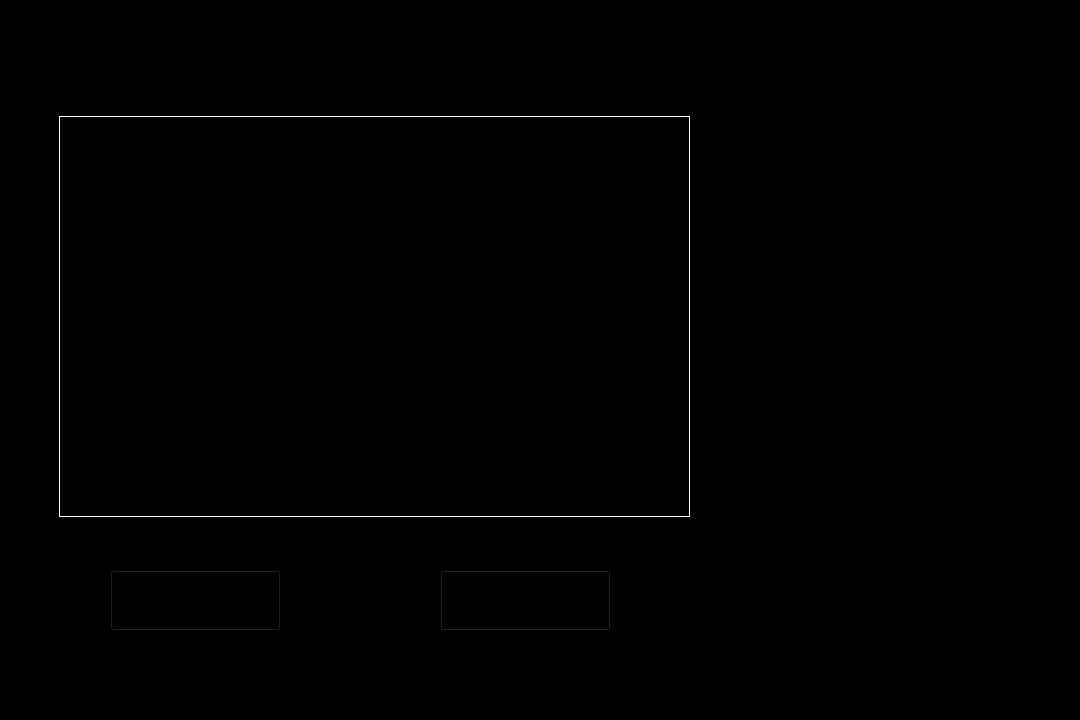
<?xml version="1.0" encoding="UTF-8"?>
<ui version="4.0">
 <class>Widget</class>
 <widget class="QWidget" name="Widget">
  <property name="geometry">
   <rect>
    <x>0</x>
    <y>0</y>
    <width>1080</width>
    <height>720</height>
   </rect>
  </property>
  <property name="cursor">
   <cursorShape>PointingHandCursor</cursorShape>
  </property>
  <property name="windowTitle">
   <string>Widget</string>
  </property>
  <property name="styleSheet">
   <string notr="true">background-color: rgb(0, 0, 0);</string>
  </property>
  <widget class="QLabel" name="label">
   <property name="geometry">
    <rect>
     <x>290</x>
     <y>10</y>
     <width>531</width>
     <height>81</height>
    </rect>
   </property>
   <property name="text">
    <string/>
   </property>
   <property name="pixmap">
    <pixmap>../JarvisImages/logo.png</pixmap>
   </property>
   <property name="scaledContents">
    <bool>true</bool>
   </property>
  </widget>
  <widget class="QLabel" name="label_2">
   <property name="geometry">
    <rect>
     <x>750</x>
     <y>100</y>
     <width>321</width>
     <height>511</height>
    </rect>
   </property>
   <property name="text">
    <string/>
   </property>
   <property name="pixmap">
    <pixmap>../JarvisImages/ironmanSidePose.jpg</pixmap>
   </property>
   <property name="scaledContents">
    <bool>true</bool>
   </property>
  </widget>
  <widget class="QLabel" name="label_3">
   <property name="geometry">
    <rect>
     <x>59</x>
     <y>116</y>
     <width>631</width>
     <height>401</height>
    </rect>
   </property>
   <property name="styleSheet">
    <string notr="true">border-color: rgb(255, 255, 255);
color: rgb(255, 255, 255);
border-style: solid;
border-width: 1px;</string>
   </property>
   <property name="text">
    <string/>
   </property>
  </widget>
  <widget class="QPushButton" name="loginBtn">
   <property name="geometry">
    <rect>
     <x>110</x>
     <y>570</y>
     <width>171</width>
     <height>61</height>
    </rect>
   </property>
   <property name="cursor">
    <cursorShape>PointingHandCursor</cursorShape>
   </property>
   <property name="styleSheet">
    <string notr="true">border-image: url(:/JarvisImages/loginButton.png);</string>
   </property>
   <property name="text">
    <string/>
   </property>
  </widget>
  <widget class="QPushButton" name="exitBtn">
   <property name="geometry">
    <rect>
     <x>440</x>
     <y>570</y>
     <width>171</width>
     <height>61</height>
    </rect>
   </property>
   <property name="styleSheet">
    <string notr="true">border-image: url(:/JarvisImages/exitButton.png);</string>
   </property>
   <property name="text">
    <string/>
   </property>
  </widget>
 </widget>
 <resources/>
 <connections/>
</ui>
